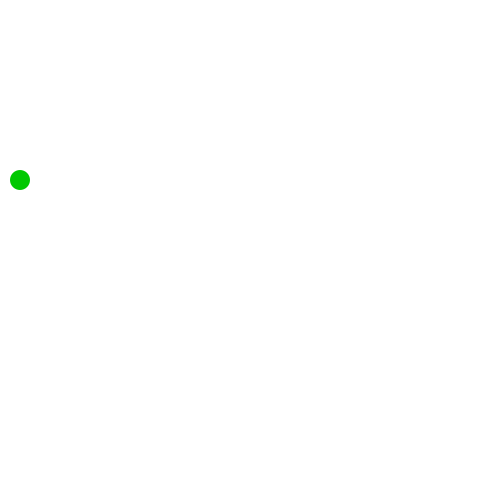
Frame 1 (no input)
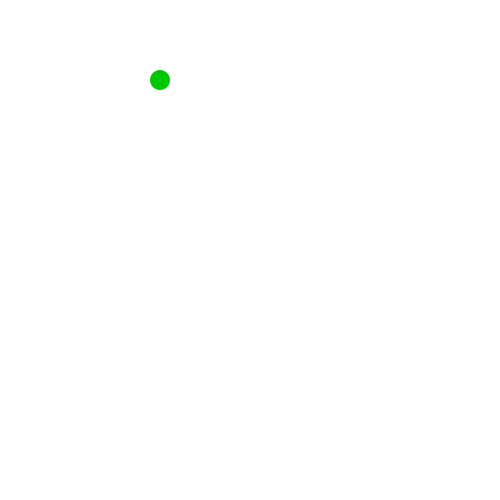
Frame 60 (the mouse pressed at the canvas centre just before this capture)
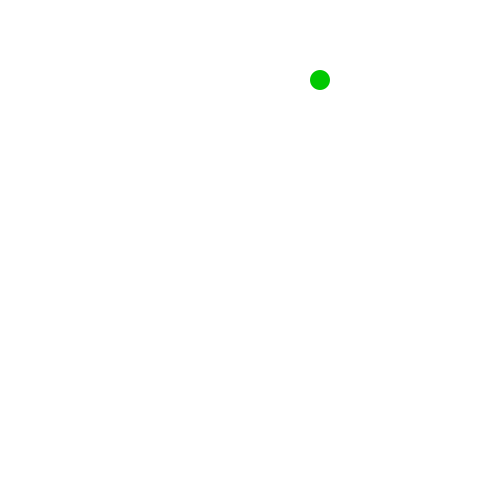
Frame 120 (the mouse held since frame 60 and released just before this capture)

The Processing sketch that drew these frames (run headless with seeded random() and noise(); from frame 60 on, the mouse is pressed at the canvas centre):

// Processing sketch: processing_64268
// ── processing_64268.pde

int xPos = 0;
int yPos = 80;
int speed = 20;
int yspeed = 100;
 
void setup() {
  size(500,500);
  fill(0,200,0);
  smooth();
  noStroke();
}
 
void draw() {
  background(255);
  xPos = xPos + speed;
  if (xPos >= width || xPos < 0){
  speed = speed * (-1);
  }
   
  yPos = yPos + yspeed;
  if (yPos >= height || yPos < 0){
  yspeed = yspeed * (-1);
  }
  ellipse(xPos, yPos, 20, 20);
}
